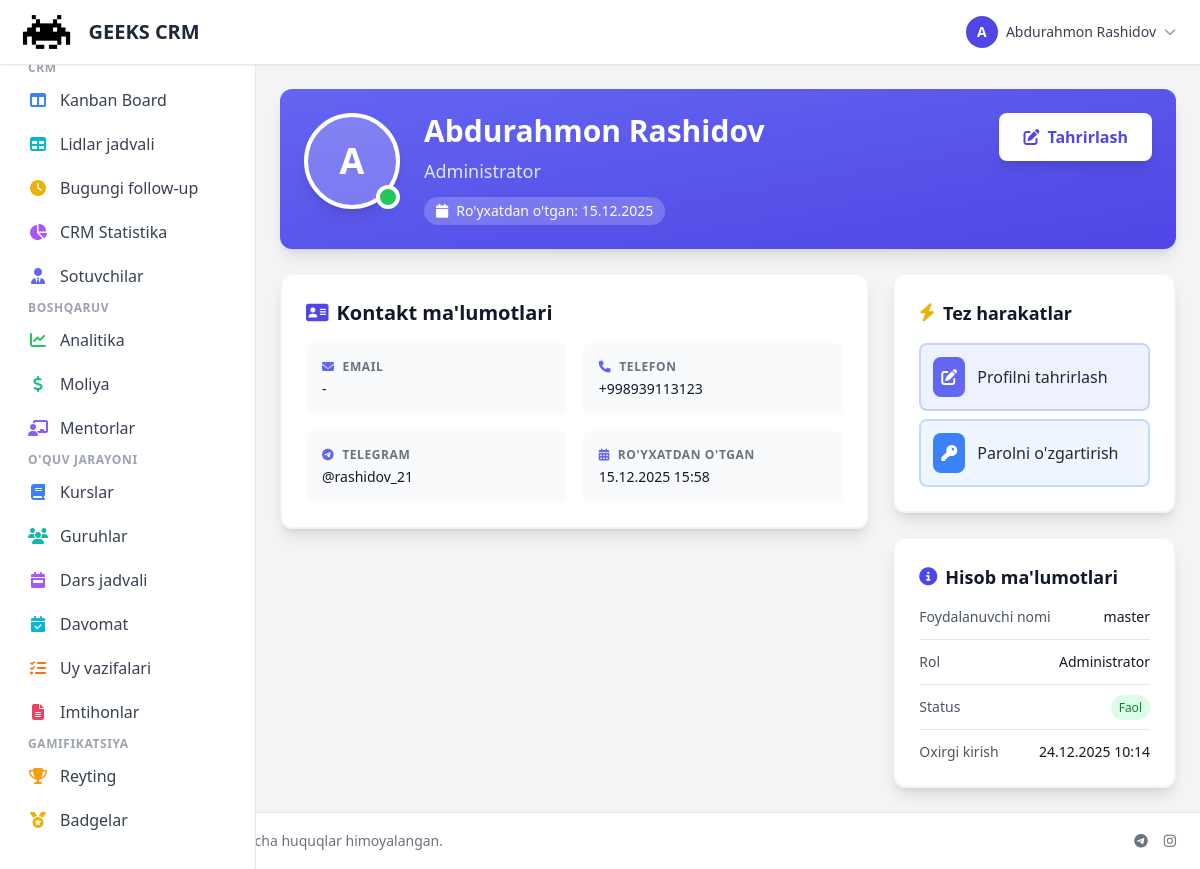
The page /accounts/profile/ (signed in) on the database as committed earlier.
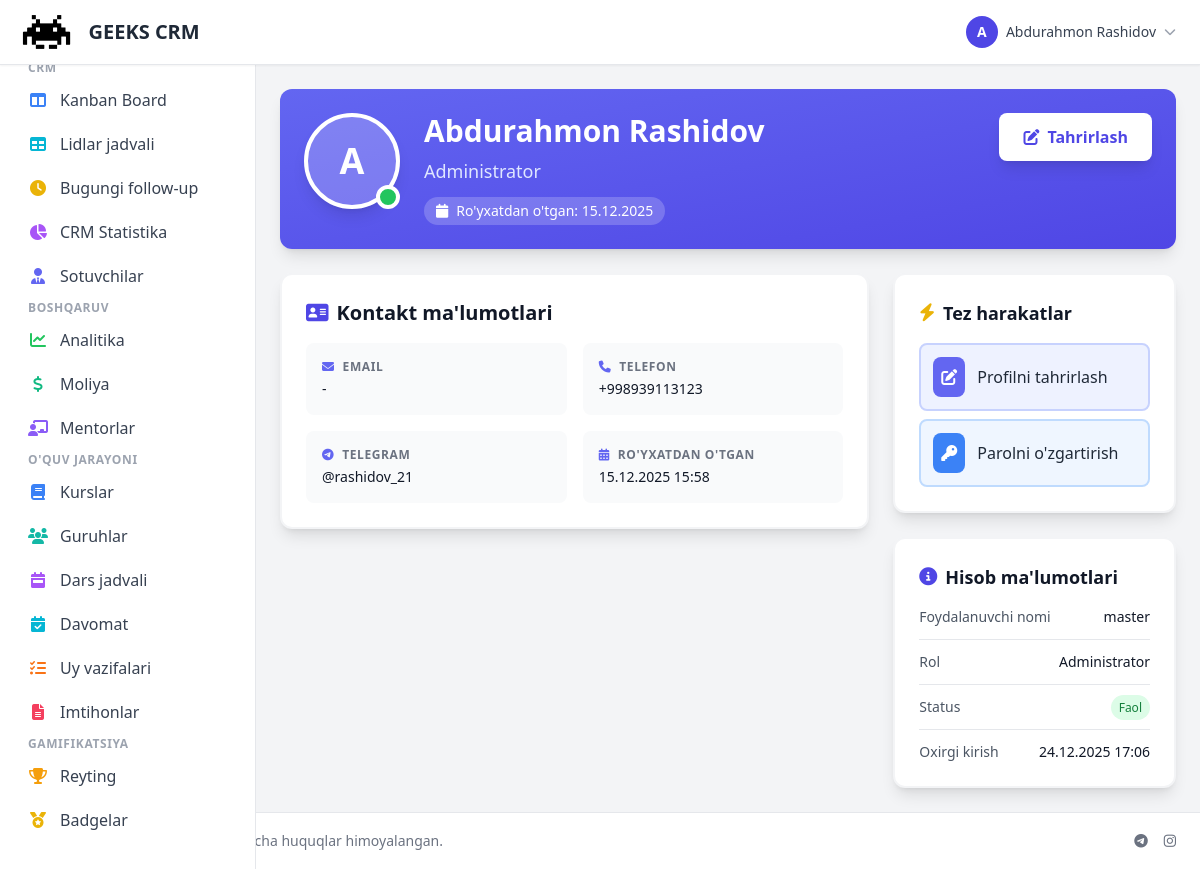
The same page on the database as committed later.
### accounts/models.py (models this page shows, shortened)
class User(AbstractUser):
    ROLE_CHOICES = [
        ('admin', 'Administrator'),
        ('manager', 'Menejer'),
        ('mentor', 'Mentor'),
        ('student', "O'quvchi"),
        ('parent', 'Ota-ona'),
        ('accountant', 'Buxgalter'),
        ('sales', 'Sotuvchi'),
        ('sales_manager', 'Sotuvchilar menejeri'),
    ]
    role = models.CharField(max_length=20, choices=ROLE_CHOICES, default='student', verbose_name='Rol')
    phone = models.CharField(max_length=20, blank=True, null=True, verbose_name='Telefon')
    telegram_id = models.BigIntegerField(blank=True, null=True, unique=True, verbose_name='Telegram ID')
    telegram_username = models.CharField(max_length=100, blank=True, null=True, verbose_name='Telegram username')
    avatar = models.ImageField(upload_to='avatars/', blank=True, null=True, verbose_name='Avatar')
    is_active = models.BooleanField(default=True, verbose_name='Faol')
    created_at = models.DateTimeField(auto_now_add=True, verbose_name='Yaratilgan sana')
    updated_at = models.DateTimeField(auto_now=True, verbose_name='Yangilangan sana')
    class Meta:
        verbose_name = 'Foydalanuvchi'
        verbose_name_plural = 'Foydalanuvchilar'
        ordering = ['-created_at']
        indexes = [
            models.Index(fields=['role', 'is_active']),
            models.Index(fields=['telegram_id']),
            models.Index(fields=['created_at']),
        ]

### accounts/views.py (the view)
# urls.py: path('profile/', views.ProfileView.as_view(), name='profile'),
class ProfileView(DetailView):
    model = User
    template_name = 'accounts/profile.html'
    context_object_name = 'user_profile'
    def get_object(self):
        pk = self.kwargs.get('pk')
        if pk:
            if self.request.user.is_superuser or (hasattr(self.request.user, 'is_admin') and self.request.user.is_admin) or (hasattr(self.request.user, 'is_manager') and self.request.user.is_manager):
                return User.objects.get(pk=pk)
            else:
                return self.request.user
        else:
            return self.request.user

### templates/accounts/profile.html (shortened to what the changed rows need)
{% extends 'base.html' %}
{% load static %}
{% block content %}
<div class="max-w-4xl mx-auto space-y-6">
    <div class="bg-gradient-to-br from-indigo-500 to-indigo-600 rounded-xl shadow-lg p-6 text-white">
        <div class="flex flex-col sm:flex-row items-center sm:items-start gap-6">
            <div class="relative">
                {% if user.avatar %}
                    <img src="{{ user.avatar.url }}" alt="{{ user.get_full_name }}" class="w-24 h-24 rounded-full border-4 border-white shadow-lg object-cover">
                {% else %}
                    <div class="w-24 h-24 rounded-full bg-white bg-opacity-20 border-4 border-white shadow-lg flex items-center justify-center text-4xl font-bold">
                        {{ user.first_name.0|upper|default:user.username.0|upper }}
                    </div>
                {% endif %}
                <div class="absolute bottom-0 right-0 bg-green-500 border-4 border-white rounded-full w-6 h-6"></div>
            </div>
            <div class="flex-1 text-center sm:text-left">
                <h1 class="text-3xl font-bold mb-2">{{ user.get_full_name|default:user.username }}</h1>
                <p class="text-indigo-100 text-lg mb-3">{{ user.get_role_display }}</p>
                <div class="flex flex-wrap items-center gap-4 text-sm">
                    <span class="flex items-center gap-2 bg-white bg-opacity-20 px-3 py-1 rounded-full">
                        <i class="fas fa-calendar"></i>
                        <span>Ro'yxatdan o'tgan: {{ user.date_joined|date:"d.m.Y" }}</span>
                    </span>
                </div>
            </div>
        </div>
    </div>
    <div class="grid grid-cols-1 lg:grid-cols-3 gap-6">
        <div class="lg:col-span-2 space-y-6">
            <div class="bg-white rounded-xl shadow-lg p-6 border-2 border-gray-100">
                <h2 class="text-xl font-bold text-gray-900 mb-4 flex items-center gap-2">
                    <i class="fas fa-address-card text-indigo-600"></i>
                    Kontakt ma'lumotlari
                </h2>
                <dl class="grid grid-cols-1 sm:grid-cols-2 gap-4">
                    <div class="p-4 bg-gray-50 rounded-lg">
                        <dt class="text-xs font-semibold text-gray-500 uppercase tracking-wider mb-1 flex items-center gap-2">
                            <i class="fas fa-envelope text-indigo-500"></i>
                            Email
                        </dt>
                        <dd class="text-sm font-medium text-gray-900">{{ user.email|default:"-" }}</dd>
                    </div>
                    <div class="p-4 bg-gray-50 rounded-lg">
                        <dt class="text-xs font-semibold text-gray-500 uppercase tracking-wider mb-1 flex items-center gap-2">
                            <i class="fas fa-phone text-indigo-500"></i>
                            Telefon
                        </dt>
                        <dd class="text-sm font-medium text-gray-900">{{ user.phone|default:"-" }}</dd>
                    </div>
                    {% if user.telegram_username %}
                    <div class="p-4 bg-gray-50 rounded-lg">
                        <dt class="text-xs font-semibold text-gray-500 uppercase tracking-wider mb-1 flex items-center gap-2">
                            <i class="fab fa-telegram text-indigo-500"></i>
                            Telegram
                        </dt>
                        <dd class="text-sm font-medium text-gray-900">@{{ user.telegram_username }}</dd>
                    </div>
                    {% endif %}
                    <div class="p-4 bg-gray-50 rounded-lg">
                        <dt class="text-xs font-semibold text-gray-500 uppercase tracking-wider mb-1 flex items-center gap-2">
                            <i class="fas fa-calendar-alt text-indigo-500"></i>
                            Ro'yxatdan o'tgan
                        </dt>
                        <dd class="text-sm font-medium text-gray-900">{{ user.date_joined|date:"d.m.Y H:i" }}</dd>
                    </div>
                </dl>
            </div>
        </div>
        <div class="space-y-6">
            <div class="bg-white rounded-xl shadow-lg p-6 border-2 border-gray-100">
                <h2 class="text-lg font-bold text-gray-900 mb-4 flex items-center gap-2">
                    <i class="fas fa-bolt text-yellow-500"></i>
                    Tez harakatlar
                </h2>
            </div>
            <div class="bg-white rounded-xl shadow-lg p-6 border-2 border-gray-100">
                <h2 class="text-lg font-bold text-gray-900 mb-4 flex items-center gap-2">
                    <i class="fas fa-info-circle text-indigo-600"></i>
                    Hisob ma'lumotlari
                </h2>
                <dl class="space-y-3 text-sm">
                    <div class="flex justify-between items-center pb-3 border-b border-gray-200">
                        <dt class="text-gray-600">Foydalanuvchi nomi</dt>
                        <dd class="font-medium text-gray-900">{{ user.username }}</dd>
                    </div>
                    <div class="flex justify-between items-center pb-3 border-b border-gray-200">
                        <dt class="text-gray-600">Rol</dt>
                        <dd class="font-medium text-gray-900">{{ user.get_role_display }}</dd>
                    </div>
                    <div class="flex justify-between items-center">
                        <dt class="text-gray-600">Oxirgi kirish</dt>
                        <dd class="font-medium text-gray-900">{{ user.last_login|date:"d.m.Y H:i"|default:"-" }}</dd>
                    </div>
                </dl>
            </div>
        </div>
    </div>
</div>
{% endblock %}

### templates/base.html (shortened to what the changed rows need)
{% load static %}
{% load humanize %}
{% load crud_tags %}
<!DOCTYPE html>
<html lang="uz">
<head>
    <script src="https://cdn.tailwindcss.com"></script>
    <link href="https://cdnjs.cloudflare.com/ajax/libs/font-awesome/6.5.1/css/all.min.css" rel="stylesheet">
</head>
<body class="bg-gray-100 min-h-screen flex flex-col">
    <nav class="bg-white shadow-sm border-b border-gray-200 sticky top-0 z-40">
        <div class="max-w-full mx-auto px-4">
            <div class="flex items-center justify-between h-16">
                {% if user.is_authenticated %}
                <div class="flex items-center gap-4">
                    <div class="relative" x-data="{open: false}">
                        <button @click="open = !open" class="flex items-center gap-2 p-2 rounded-lg hover:bg-gray-100">
                            <div class="w-8 h-8 bg-indigo-600 rounded-full flex items-center justify-center text-white text-sm font-bold">
                                {{ user.first_name.0|upper|default:user.username.0|upper }}
                            </div>
                            <span class="hidden sm:block text-sm font-medium text-gray-700">{{ user.get_full_name|default:user.username }}</span>
                            <i class="fas fa-chevron-down text-gray-400 text-xs"></i>
                        </button>
                    </div>
                </div>
                {% else %}
                <a href="{% url 'accounts:login' %}" class="px-4 py-2 bg-indigo-600 text-white rounded-lg hover:bg-indigo-700">
                    Kirish
                </a>
                {% endif %}
            </div>
        </div>
    </nav>
    <div class="flex flex-1">
        <main class="flex-1 p-4 sm:p-6 {% if user.is_authenticated %}lg:ml-64{% endif %}" style="min-height: 0;">
            {% block content %}{% endblock %}
        </main>
    </div>
</body>
</html>

Rows that differ between the two databases and show on the page:
changed User "Abdurahmon Rashidov": last_login "24.12.2025 10:14" → "24.12.2025 17:06"
